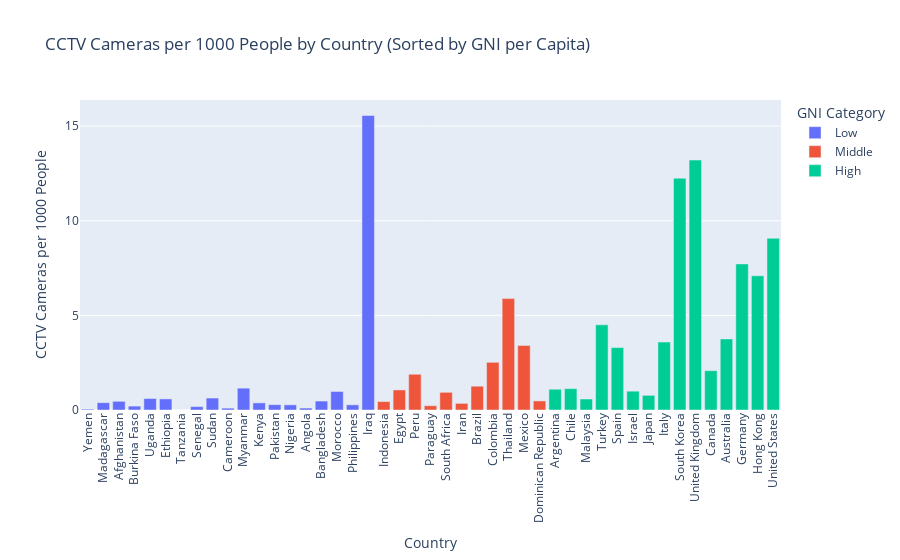

Here is the notebook cell this chart was saved with:
### Code cell
# Load the data (replace with the actual file paths)
df_cctv = pd.read_csv('datasets/cctv.csv')
df_hdi = pd.read_csv('datasets/Human Development Index.csv')

# Select relevant columns and rename for clarity
df_hdi = df_hdi[['Country', 'Gross National Income Per Capita (2021)']]
df_cctv = df_cctv[['Country', '# of CCTV Cameras', '# of People (2023)']]

# Clean the data: handle missing values
df_hdi.dropna(subset=['Gross National Income Per Capita (2021)'], inplace=True)
df_cctv.dropna(subset=['# of CCTV Cameras', '# of People (2023)'], inplace=True)

# Convert '# of CCTV Cameras' and '# of People (2023)' columns to integers (remove commas)
df_cctv['# of CCTV Cameras'] = df_cctv['# of CCTV Cameras'].str.replace(',', '').astype(int)
df_cctv['# of People (2023)'] = df_cctv['# of People (2023)'].str.replace(',', '').astype(int)

# Calculate the number of CCTV cameras per 1000 people
df_cctv['CCTV Cameras per 1000 People'] = df_cctv['# of CCTV Cameras'] / df_cctv['# of People (2023)'] * 1000

# Group by country and calculate the total number of cameras and the number of CCTV cameras per 1000 people
total_cameras_per_land = df_cctv.groupby('Country', as_index=False).agg({
    '# of CCTV Cameras': 'mean',
    'CCTV Cameras per 1000 People': 'mean'
})

# Merge the DataFrames on 'Country'
merged_df = pd.merge(total_cameras_per_land, df_hdi, on='Country')

# Exclude specific countries because of outliers or no information
excluded_countries = ['China', 'India', 'Saudi Arabia']
merged_df = merged_df[~merged_df['Country'].isin(excluded_countries)]

# Categorize GNI per Capita into low, middle, high
gni_bins = [0, 10000, 20000, float('inf')]
gni_labels = ['Low', 'Middle', 'High']
merged_df['GNI Category'] = pd.cut(merged_df['Gross National Income Per Capita (2021)'], bins=gni_bins, labels=gni_labels)

# Sort the merged data by GNI per Capita
merged_df_sorted = merged_df.sort_values(by='Gross National Income Per Capita (2021)')

# Create the interactive bar chart
fig = px.bar(
    merged_df_sorted,
    x='Country',
    y='CCTV Cameras per 1000 People',
    color='GNI Category',
    hover_data=['# of CCTV Cameras', 'Gross National Income Per Capita (2021)'],
    labels={'CCTV Cameras per 1000 People': 'CCTV Cameras per 1000 People', 'Gross National Income Per Capita (2021)': 'GNI per Capita'},
    title='CCTV Cameras per 1000 People by Country (Sorted by GNI per Capita)'
)

# Update the layout to improve readability
fig.update_layout(
    xaxis_title='Country',
    yaxis_title='CCTV Cameras per 1000 People',
    xaxis_tickangle=-90,
    yaxis=dict(tickmode='linear', tick0=0, dtick=5),
    hovermode='closest',
    height = 500
)

# Show the plot
fig.show()

### Figure 1 — Plotly figure (JSON) as saved in the notebook; plotly's stock layout.template omitted (floating-point values rounded to 4 significant figures)
{"data": [{"alignmentgroup": "True", "customdata": [[150, 1314.0], [1500, 1484.0], [2108, 1824.0], [660, 2118.0], [2333, 2181.0], [3200, 2361.0], [20, 2664.0], [617, 3344.0], [4010, 3575.0], [400, 3621.0], [6475, 3851.0], [2000, 4474.0], [3867.0, 4624.0], [1560, 4790.0], [955, 5466.0], [8828.0, 5472.0], [3810, 7303.0], [4005, 8920.0], [120000, 9977.0]], "hovertemplate": "GNI Category=Low<br>Country=%{x}<br>CCTV Cameras per 1000 People=%{y}<br># of CCTV Cameras=%{customdata[0]}<br>GNI per Capita=%{customdata[1]}<extra></extra>", "legendgroup": "Low", "marker": {"color": "#636efa", "pattern": {"shape": ""}}, "name": "Low", "offsetgroup": "Low", "orientation": "v", "showlegend": true, "textposition": "auto", "type": "bar", "x": ["Yemen", "Madagascar", "Afghanistan", "Burkina Faso", "Uganda", "Ethiopia", "Tanzania", "Senegal", "Sudan", "Cameroon", "Myanmar", "Kenya", "Pakistan", "Nigeria", "Angola", "Bangladesh", "Morocco", "Philippines", "Iraq"], "xaxis": "x", "y": [0.04556, 0.3874, 0.4594, 0.206, 0.6066, 0.586, 0.002572, 0.1799, 0.6321, 0.09844, 1.154, 0.3756, 0.282, 0.2738, 0.1028, 0.4724, 0.9787, 0.2731, 15.56], "yaxis": "y"}, {"alignmentgroup": "True", "customdata": [[4733, 11470.0], [23342, 11730.0], [21163, 12250.0], [794, 12350.0], [4935.0, 12950.0], [2792, 13000.0], [9263.0, 14370.0], [24589, 14380.0], [65167, 17030.0], [31180.0, 17900.0], [1692, 17990.0]], "hovertemplate": "GNI Category=Middle<br>Country=%{x}<br>CCTV Cameras per 1000 People=%{y}<br># of CCTV Cameras=%{customdata[0]}<br>GNI per Capita=%{customdata[1]}<extra></extra>", "legendgroup": "Middle", "marker": {"color": "#EF553B", "pattern": {"shape": ""}}, "name": "Middle", "offsetgroup": "Middle", "orientation": "v", "showlegend": true, "textposition": "auto", "type": "bar", "x": ["Indonesia", "Egypt", "Peru", "Paraguay", "South Africa", "Iran", "Brazil", "Colombia", "Thailand", "Mexico", "Dominican Republic"], "xaxis": "x", "y": [0.445, 1.06, 1.889, 0.2262, 0.9344, 0.3499, 1.257, 2.52, 5.887, 3.409, 0.4802], "yaxis": "y"}, {"alignmentgroup": "True", "customdata": [[17000, 20930.0], [7794, 24560.0], [5000, 26660.0], [60231, 31030.0], [20990.0, 38350.0], [4401, 41520.0], [19600.0, 42270.0], [15500, 42840.0], [89672, 44500.0], [127423, 45220.0], [12181, 46810.0], [19370.0, 49240.0], [27589, 54530.0], [54519, 62610.0], [55620.0, 64770.0]], "hovertemplate": "GNI Category=High<br>Country=%{x}<br>CCTV Cameras per 1000 People=%{y}<br># of CCTV Cameras=%{customdata[0]}<br>GNI per Capita=%{customdata[1]}<extra></extra>", "legendgroup": "High", "marker": {"color": "#00cc96", "pattern": {"shape": ""}}, "name": "High", "offsetgroup": "High", "orientation": "v", "showlegend": true, "textposition": "auto", "type": "bar", "x": ["Argentina", "Chile", "Malaysia", "Turkey", "Spain", "Israel", "Japan", "Italy", "South Korea", "United Kingdom", "Canada", "Australia", "Germany", "Hong Kong", "United States"], "xaxis": "x", "y": [1.097, 1.129, 0.5799, 4.501, 3.299, 0.9955, 0.7734, 3.592, 12.25, 13.21, 2.078, 3.755, 7.719, 7.094, 9.074], "yaxis": "y"}], "layout": {"autosize": true, "barmode": "relative", "hovermode": "closest", "legend": {"title": {"text": "GNI Category"}, "tracegroupgap": 0}, "title": {"text": "CCTV Cameras per 1000 People by Country (Sorted by GNI per Capita)"}, "xaxis": {"anchor": "y", "autorange": true, "domain": [0, 1], "range": [-0.5, 44.5], "tickangle": -90, "title": {"text": "Country"}, "type": "category"}, "yaxis": {"anchor": "x", "autorange": true, "domain": [0, 1], "dtick": 5, "range": [0, 16.38], "tick0": 0, "tickmode": "linear", "title": {"text": "CCTV Cameras per 1000 People"}, "type": "linear"}}}
